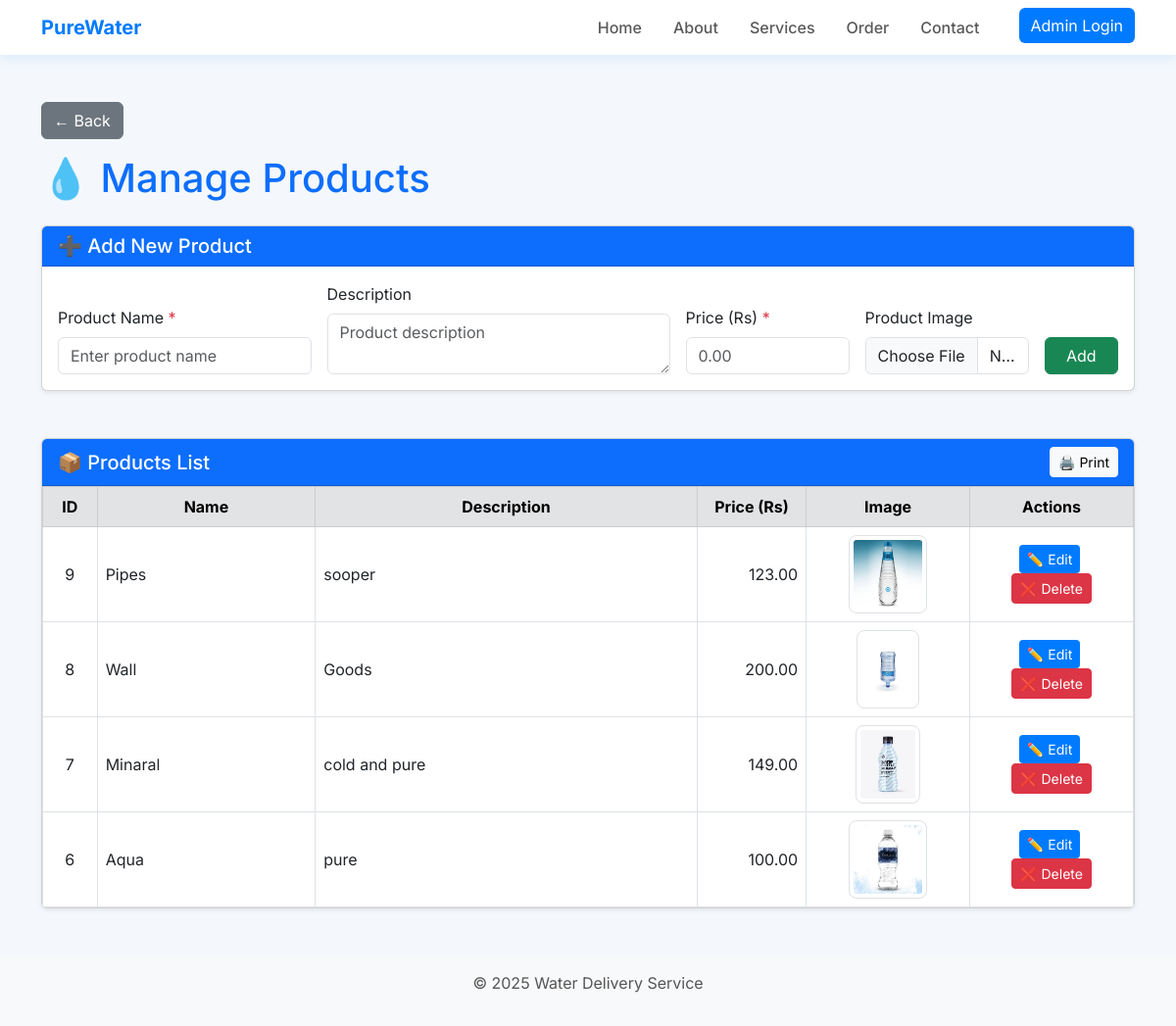
Screenshot of /admin/products.php (signed in) with the database file from the repository.
### tables this page shows
CREATE TABLE `products` (
  `id` int(11) NOT NULL,
  `name` varchar(255) NOT NULL,
  `description` text DEFAULT NULL,
  `price` decimal(10,2) NOT NULL,
  `image_path` varchar(255) DEFAULT NULL,
  `created_at` timestamp NOT NULL DEFAULT current_timestamp()
);

### admin/products.php (the view, shortened to what this page needs)
<?php
include 'header.php';
include '../includes/db.php';
$stmt = $pdo->query("SELECT * FROM products ORDER BY created_at DESC");
$products = $stmt->fetchAll(PDO::FETCH_ASSOC);
?>
<div class="container my-5">
    <a href="dashboard.php" class="btn btn-secondary mb-3">
        ← Back
    </a>
    <h1 class="mb-4 text-primary">💧 Manage Products</h1>
    <div class="card mb-5 shadow-sm">
        <div class="card-header bg-primary text-white">
            <h5 class="mb-0">➕ Add New Product</h5>
        </div>
        <div class="card-body">
            <form method="post" enctype="multipart/form-data" class="row g-3 align-items-end">
                <div class="col-md-3">
                    <label for="product_name" class="form-label">Product Name <span class="text-danger">*</span></label>
                    <input type="text" id="product_name" name="product_name" placeholder="Enter product name" class="form-control" required>
                </div>
                <div class="col-md-4">
                    <label for="product_desc" class="form-label">Description</label>
                    <textarea id="product_desc" name="product_desc" placeholder="Product description" class="form-control" rows="2"></textarea>
                </div>
                <div class="col-md-2">
                    <label for="product_price" class="form-label">Price (Rs) <span class="text-danger">*</span></label>
                    <input type="number" step="0.01" id="product_price" name="product_price" placeholder="0.00" class="form-control" required>
                </div>
                <div class="col-md-2">
                    <label for="product_image" class="form-label">Product Image</label>
                    <input type="file" id="product_image" name="product_image" class="form-control" accept="image/*">
                </div>
                <div class="col-md-1 d-grid">
                    <button type="submit" name="add_product" class="btn btn-success">Add</button>
                </div>
            </form>
        </div>
    </div>
    <div class="card shadow-sm">
        <div class="card-header bg-primary text-white d-flex justify-content-between align-items-center">
            <h5 class="mb-0">📦 Products List</h5>
            <button onclick="window.print()" class="btn btn-light btn-sm">🖨️ Print</button>
        </div>
        <div class="card-body p-0">
            <table class="table table-hover table-bordered mb-0 align-middle">
                <thead class="table-secondary text-center">
                    <tr>
                        <th style="width: 5%;">ID</th>
                        <th style="width: 20%;">Name</th>
                        <th>Description</th>
                        <th style="width: 10%;">Price (Rs)</th>
                        <th style="width: 15%;">Image</th>
                        <th style="width: 15%;">Actions</th>
                    </tr>
                </thead>
                <tbody>
                    <?php if ($products): ?>
                        <?php foreach ($products as $p): ?>
                        <tr>
                            <td class="text-center"><?= $p['id'] ?></td>
                            <td><?= htmlspecialchars($p['name']) ?></td>
                            <td><?= htmlspecialchars($p['description']) ?></td>
                            <td class="text-end"><?= number_format($p['price'], 2) ?></td>
                            <td class="text-center">
                                <?php if ($p['image_path'] && file_exists($p['image_path'])): ?>
                                    <img src="<?= $p['image_path'] ?>" alt="<?= htmlspecialchars($p['name']) ?>" class="img-thumbnail" style="max-height: 80px;">
                                <?php else: ?>
                                    <span class="text-muted">No image</span>
                                <?php endif; ?>
                            </td>
                            <td class="text-center">
                                <a href="edit_product.php?id=<?= $p['id'] ?>" class="btn btn-sm btn-primary me-1" title="Edit Product">
                                    ✏️ Edit
                                </a>
                                <a href="?delete_product=<?= $p['id'] ?>" onclick="return confirm('Are you sure you want to delete this product?')" class="btn btn-sm btn-danger" title="Delete Product">
                                    ❌ Delete
                                </a>
                            </td>
                        </tr>
                        <?php endforeach; ?>
                    <?php else: ?>
                        <tr><td colspan="6" class="text-center text-muted">No products found.</td></tr>
                    <?php endif; ?>
                </tbody>
            </table>
        </div>
    </div>
</div>
<?php include '../includes/footer.php'; ?>

### admin/header.php (shortened to what this page needs)
<!DOCTYPE html>
<html lang="en">
<head>
  <link href="https://cdn.jsdelivr.net/npm/bootstrap@5.3.0/dist/css/bootstrap.min.css" rel="stylesheet">
</head>
<body>
  <nav class="navbar navbar-expand-lg navbar-light sticky-top">
    <div class="container">
      <a class="navbar-brand" href="#">PureWater</a>
      <div class="collapse navbar-collapse justify-content-end" id="navbarNav">
        <ul class="navbar-nav mb-2 mb-lg-0">
          <li class="nav-item"><a class="nav-link" href="dashboard.php">Home</a></li>
          <li class="nav-item"><a class="nav-link" href="../about.php">About</a></li>
          <li class="nav-item"><a class="nav-link" href="../services.php">Services</a></li>
          <li class="nav-item"><a class="nav-link" href="../order.php">Order</a></li>
          <li class="nav-item"><a class="nav-link" href="../contact.php">Contact</a></li>
          <li class="nav-item"><a class="btn btn-primary ms-lg-3" href="#">Admin Login</a></li>
        </ul>
      </div>
    </div>
  </nav>
</body>
</html>

### includes/footer.php (shortened to what this page needs)
  <footer class="bg-light text-center p-3 mt-4">
    <p>&copy; <?php echo date('Y'); ?> Water Delivery Service</p>
  </footer>
</body>
</html>

### admin/header.php (style rules this page uses)
body { font-family: 'Inter', sans-serif; background-color: #f4f8fc; color: #333; }
.navbar { background-color: #fff; box-shadow: 0 4px 12px rgba(0, 123, 255, 0.1); }
.navbar-brand { font-weight: 700; color: #007bff; }
.nav-link { font-weight: 500; margin-right: 1rem; transition: color 0.3s; }
.btn-primary { background-color: #007bff; border: none; }
footer { margin-top: 4rem; padding: 2rem 0; background-color: #f0f4fa; text-align: center; color: #555; }

### admin/products.php (style rules this page uses)
.img-thumbnail { max-width: 100%; height: auto; border-radius: 0.5rem; }

### rows the page displays
products: id "9", name "Pipes", description "sooper", price "123.00", image_path (picture)
products: id "8", name "Wall", description "Goods", price "200.00", image_path (picture)
products: id "7", name "Minaral", description "cold and pure", price "149.00", image_path (picture)
products: id "6", name "Aqua", description "pure", price "100.00", image_path (picture)
